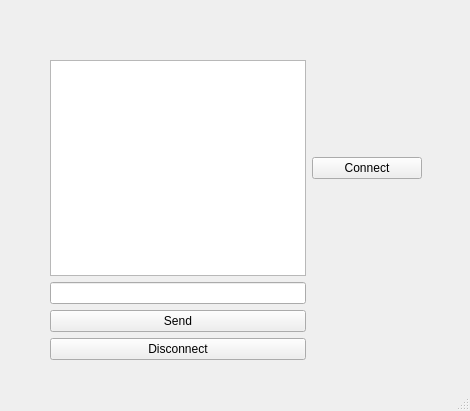
<?xml version="1.0" encoding="UTF-8"?>
<ui version="4.0">
 <class>MainWindow</class>
 <widget class="QMainWindow" name="MainWindow">
  <property name="geometry">
   <rect>
    <x>0</x>
    <y>0</y>
    <width>470</width>
    <height>411</height>
   </rect>
  </property>
  <property name="windowTitle">
   <string>MainWindow</string>
  </property>
  <widget class="QWidget" name="centralwidget">
   <widget class="QWidget" name="gridLayoutWidget">
    <property name="geometry">
     <rect>
      <x>50</x>
      <y>40</y>
      <width>372</width>
      <height>320</height>
     </rect>
    </property>
    <layout class="QGridLayout" name="gridLayout">
     <item row="1" column="0" colspan="2">
      <widget class="QTextEdit" name="textEdit">
       <property name="readOnly">
        <bool>true</bool>
       </property>
      </widget>
     </item>
     <item row="1" column="2">
      <widget class="QPushButton" name="pushButton">
       <property name="text">
        <string>Connect</string>
       </property>
      </widget>
     </item>
     <item row="5" column="0" colspan="2">
      <widget class="QPushButton" name="pushButton_2">
       <property name="text">
        <string>Send</string>
       </property>
      </widget>
     </item>
     <item row="4" column="0" colspan="2">
      <widget class="QLineEdit" name="lineEdit"/>
     </item>
     <item row="6" column="0" colspan="2">
      <widget class="QPushButton" name="pushButton_3">
       <property name="text">
        <string>Disconnect</string>
       </property>
      </widget>
     </item>
     <item row="0" column="0">
      <widget class="QLabel" name="label">
       <property name="text">
        <string/>
       </property>
      </widget>
     </item>
    </layout>
   </widget>
  </widget>
  <widget class="QMenuBar" name="menubar">
   <property name="geometry">
    <rect>
     <x>0</x>
     <y>0</y>
     <width>470</width>
     <height>21</height>
    </rect>
   </property>
  </widget>
  <widget class="QStatusBar" name="statusbar"/>
 </widget>
 <resources/>
 <connections/>
</ui>
